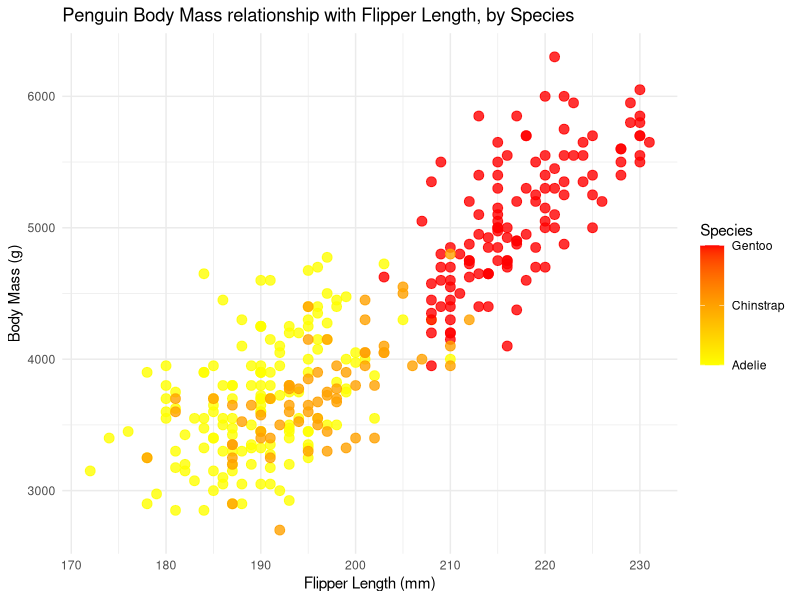
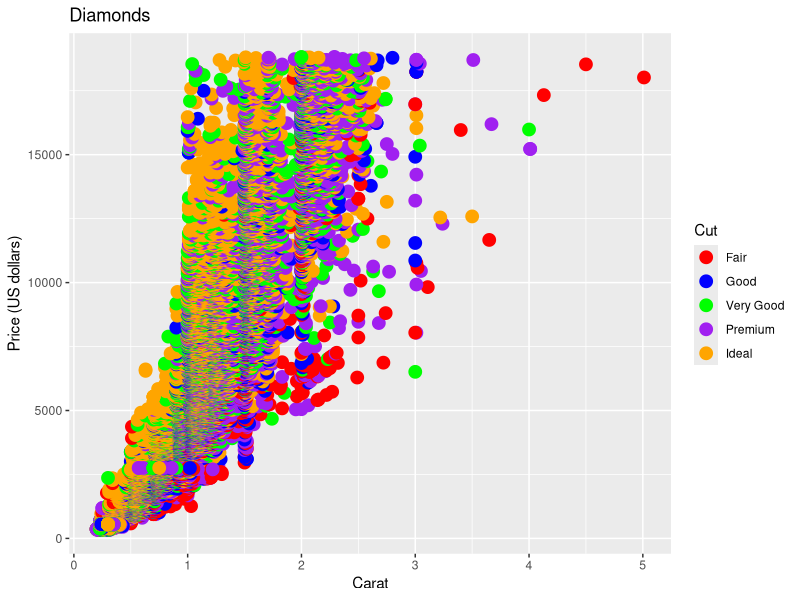
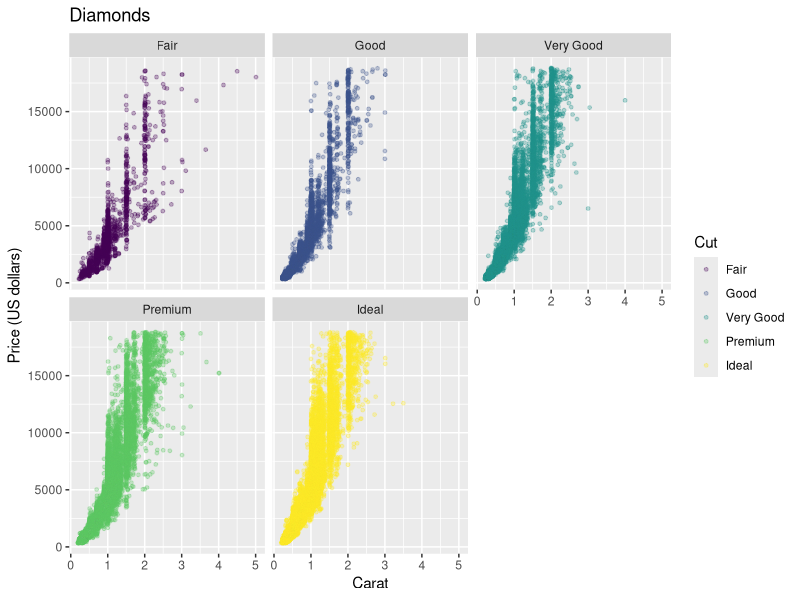
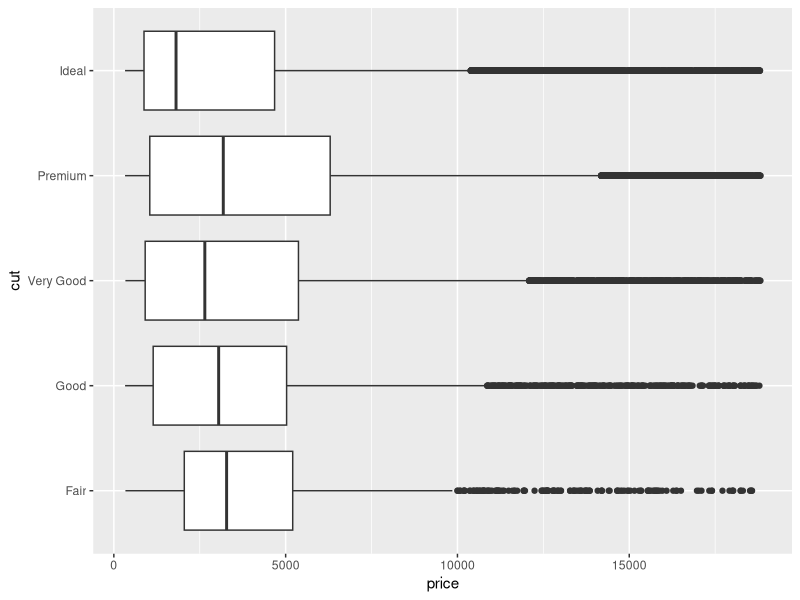

Reproduce these figures in R, in order.
## ---- chunk 1
#| echo: false
#| message: false
#| warning: false

library(tidyverse)
library(palmerpenguins)
## ---- chunk 2
students <- data.frame(
  Student = c("A", "B", "C", "D", "E", "F"),
  Exam_Score = c("85", "92", "78", "NA", "88", "95"),
  Study_Hours = c("5", "8", "3", "6", "NA", "10")
)
## ---- chunk 3
str(students)
## ---- chunk 4
s2 <- students |>
  mutate(Study_Hours = as.numeric(Study_Hours))

str(s2)
## ---- chunk 5
#| echo: false
#| eval: true
penguins |>
  drop_na(flipper_length_mm, body_mass_g, species) |>
  ggplot(
    aes(
      x = flipper_length_mm,
      y = body_mass_g,
      color = as.numeric(species)
    )
  ) +
  geom_point(size = 3, alpha = 0.8) +
  scale_color_gradient(
    low = "yellow",
    high = "red",
    breaks = 1:3,
    labels = c("Adelie", "Chinstrap", "Gentoo")
  ) +
  labs(
    title = "Penguin Body Mass relationship with Flipper Length, by Species",
    x = "Flipper Length (mm)",
    y = "Body Mass (g)",
    color = "Species"
  ) +
  theme_minimal()
## ---- chunk 6
#| echo: false 
#| eval: true
diamonds |>
  ggplot(
    aes(
      x = carat,
      y = price,
      color = cut
    )
  ) +
  geom_point(
    size = 4,
    alpha = 1
  ) +
  labs(
    title = "Diamonds",
    x = "Carat",
    y = "Price (US dollars)",
    color = "Cut"
  ) +
  scale_color_manual(
    values = c("red", "blue", "green", "purple", "orange")
  ) 
## ---- chunk 7
diamonds |>
  ggplot(
    aes(
      x = carat,
      y = price,
      color = cut
    )
  ) +
  geom_point(
    size = 1,
    alpha = .3
  ) +
  labs(
    title = "Diamonds",
    x = "Carat",
    y = "Price (US dollars)",
    color = "Cut"
  ) +
  facet_wrap(~cut) +
  scale_color_viridis_d()
## ---- chunk 8
diamonds |>
  group_by(cut) |>
  summarize(mean = mean(price),
            med = median(price),
            sd = sd(price)) |>
  arrange(desc(mean))

diamonds |>
  ggplot(
    aes(y = cut, x = price)
  ) +
  geom_boxplot()
